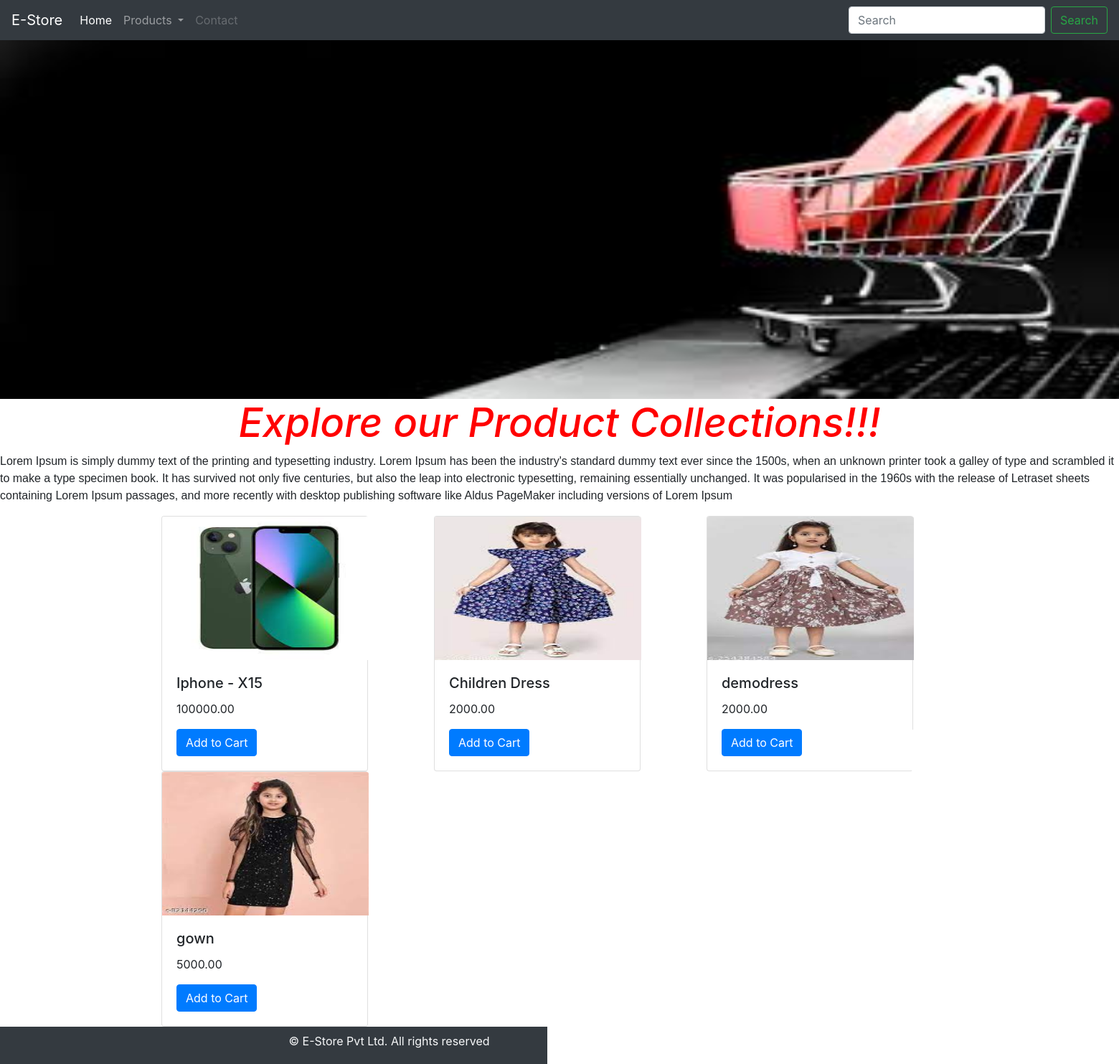
The page / on the database its author committed.
### shop/models.py (models this page shows, shortened)
class Product(models.Model):
    name = models.CharField(max_length=100, unique=True)
    slug = models.SlugField(max_length=100, unique=True)
    description = models.TextField(blank=True)
    image = models.ImageField(upload_to='category', blank=True, default='')
    price=models.DecimalField(decimal_places=2,max_digits=10)
    stock=models.IntegerField()
    available=models.BooleanField(default=True)
    category=models.ForeignKey(Category,on_delete=models.CASCADE)
    def get_url(self):
        return reverse('product_det', args=[self.category.slug, self.slug])

### shop/views.py (the view)
# urls.py: 2. Add a URL to urlpatterns:  path('', views.home, name='home')
def home(request,slug_c=None):
    page_c=None
    products=None
    if slug_c != None:
        page_c=get_object_or_404(Category, slug=slug_c)
        products=Product.objects.all().filter(category=page_c,available=True)
    else:
        products=Product.objects.all().filter(available=True)
    return render(request, 'home.html',{'category':page_c,'products':products})

### shop/context_processors.py (called while the page is built)
def mylink(request):
    links=Category.objects.all()
    return dict(links=links)

### shop/models.py (called while the page is built)
    def get_url(self):
        return reverse('product_by_category', args=[self.slug])

### templates/home.html (shortened to what this page needs)
{% extends 'base.html' %}
{% load static %}
{% block content %}
<div>
{% if category %}
<img src="{{category.image.url}}" style="width:1600px; height:400px;">
  </div>
<br>
<div>
  <h1>{{category.name}}</h1>
  <p>{{category.description}}</p>
</div>
{% else %}
<div>
  <img src="{% static 'images/images.jpg' %}" alt="Wallpaper_image" style="width:1600px; height:500px;" >
</div>
<div>
  <h1 style="text-align:center; color:red; font-size: 56px;"><i>Explore our Product Collections!!!</i></h1>
  <p style="font-family: Arial;">Lorem Ipsum is simply dummy text of the printing and typesetting industry. Lorem Ipsum has been the industry's standard dummy text ever since the 1500s, when an unknown printer took a galley of type and scrambled it to make a type specimen book. It has survived not only five centuries, but also the leap into electronic typesetting, remaining essentially unchanged. It was popularised in the 1960s with the release of Letraset sheets containing Lorem Ipsum passages, and more recently with desktop publishing software like Aldus PageMaker including versions of Lorem Ipsum</p>
</div>
{% endif %}
<div class="container">
  <div class="row">
  {% for product in products %}
    <div class="col-9 col-sm-12 col-md-4">
  <div class="card" style="width: 18rem;">
  <a href="{{product.get_url}}"><img class="card-img-top" src="{{product.image.url}}" alt="Card image cap" style="width:18rem; height:200px;" ></a>
  <div class="card-body">
    <h5 class="card-title">{{product.name}}</h5>
    <p class="card-text">{{product.price}}</p>
    <a href="#" class="btn btn-primary">Add to Cart</a>
  </div>
</div>
      </div>
  {% endfor %}
</div>
  </div>
{% endblock %}

### templates/base.html (shortened to what this page needs)
<!doctype html>
<html lang="en">
  <head>
    <link rel="stylesheet" href="https://cdn.jsdelivr.net/npm/bootstrap@4.0.0/dist/css/bootstrap.min.css">
  </head>
  <body>
  {% include 'navbar.html' %}
 {% block content %}
  {% endblock %}
  {% include 'footer.html' %}
  </body>
</html>

### templates/navbar.html (shortened to what this page needs)
<nav class="navbar navbar-expand-lg navbar-dark bg-dark">
  <a class="navbar-brand" href="{% url 'home' %}">E-Store</a>
  <div class="collapse navbar-collapse" id="navbarSupportedContent">
    <ul class="navbar-nav mr-auto">
      <li class="nav-item active">
        <a class="nav-link" href="#">Home <span class="sr-only">(current)</span></a>
      </li>
      <li class="nav-item dropdown">
        <a class="nav-link dropdown-toggle" href="#" id="navbarDropdown" role="button" data-toggle="dropdown" aria-haspopup="true" aria-expanded="false">
          Products
        </a>
      </li>
      <li class="nav-item">
        <a class="nav-link disabled" href="#">Contact</a>
      </li>
    </ul>
    <form class="form-inline my-2 my-lg-0">
      <input class="form-control mr-sm-2" type="search" placeholder="Search" aria-label="Search">
      <button class="btn btn-outline-success my-2 my-sm-0" type="submit">Search</button>
    </form>
  </div>
</nav>

### templates/footer.html
<footer class="pt-2 pb-1 bg-dark text-light position:fixed bottom:0px">
<div class="container">
    <div class="row align-items-center">
    <div class="col-12 col-md-7 mt-4 mt-md-0 pl-7 text-center">
        <p>&copy E-Store Pvt Ltd. All rights reserved</p>
        </div>
    </div>
</div>
</footer>

### rows shown on the page
Product: image (picture), name "Iphone - X15", price "100000.00"
Product: image (picture), name "Children Dress", price "2000.00"
Product: image (picture), name "demodress", price "2000.00"
Product: image (picture), name "gown", price "5000.00"
